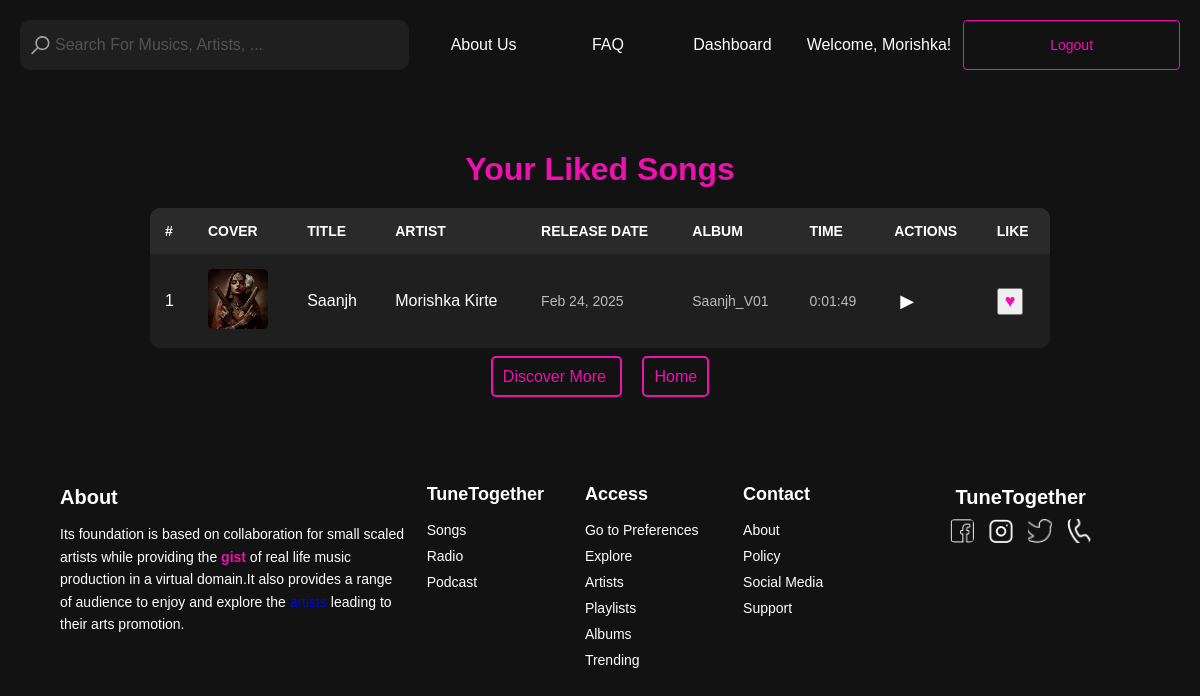
Before: /liked_songs/ (signed in) with the older database file.
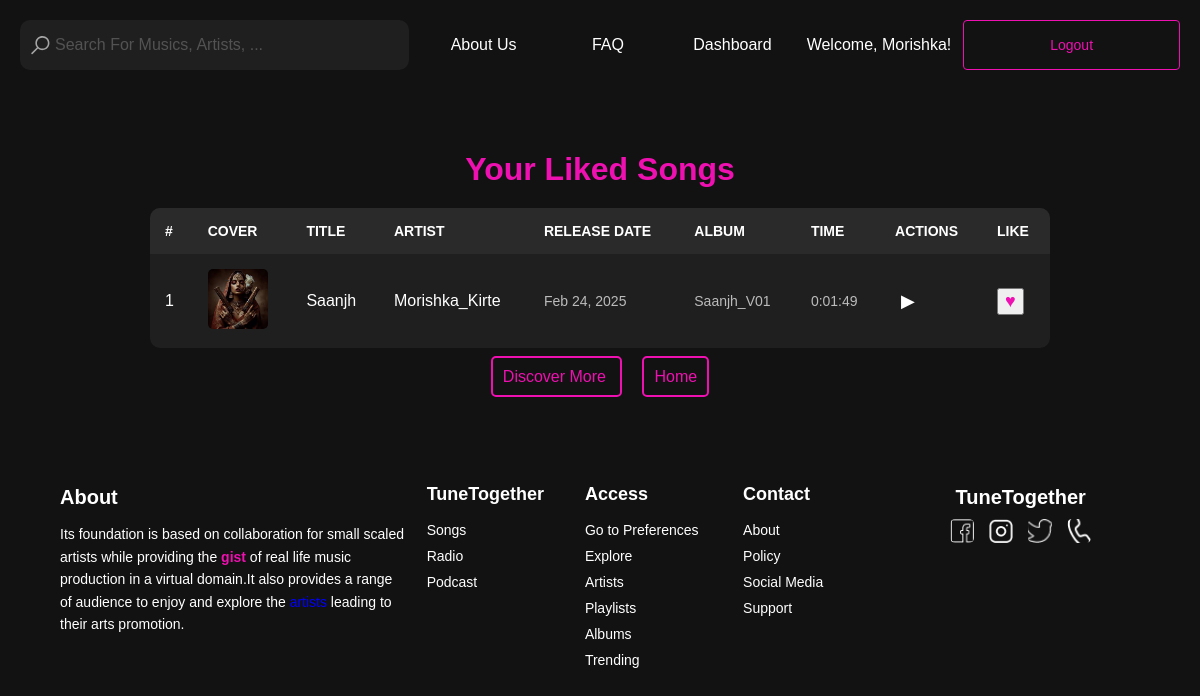
After: the same page with the newer database file.
### frontend/models.py (models this page shows, shortened)
class LikedSong(models.Model):
    user = models.ForeignKey(User, on_delete=models.CASCADE, related_name='liked_songs')
    track = models.ForeignKey(Track, on_delete=models.CASCADE, related_name='likes')
    liked_at = models.DateTimeField(auto_now_add=True)
    class Meta:
        unique_together = ('user', 'track')  # Prevent duplicate likes

class Track(models.Model):
    title = models.CharField(max_length=100)
    artist = models.CharField(max_length=100)
    release_date = models.DateField()
    album = models.ForeignKey(Album, related_name='songs', on_delete=models.CASCADE)  # Updated to ForeignKey
    duration = models.DurationField()
    cover_image = models.ImageField(upload_to="track_covers/", blank=True, null=True)
    audio_file = models.FileField(upload_to="audio_files/", blank=True, null=True)  # New field for audio files
    genre = models.ForeignKey(Genre, related_name='tracks',
                              on_delete=models.CASCADE)  # New field to associate tracks with genres
    play_count = models.PositiveIntegerField(default=0)
    created_at = models.DateTimeField(auto_now_add=True)
    user = models.ForeignKey(User, on_delete=models.CASCADE, null=True)

class Album(models.Model):
    title = models.CharField(max_length=255)
    artist = models.CharField(max_length=255)
    cover_image = models.ImageField(upload_to='album_covers/')
    release_date = models.DateField(null=True, blank=True)
    slug = models.SlugField(unique=True)
    def __str__(self):
        return self.title

### frontend/views.py (the view)
# urls.py: path('liked_songs/', liked_songs, name='liked_songs'),
def liked_songs(request):
    try:
        liked_songs = LikedSong.objects.filter(user=request.user).select_related('track')
    except Exception as e:
        print("Error Fetching Liked Songs:", e)
    return render(request, 'liked_songs.html',
                  {'liked_songs': liked_songs, 'is_authenticated': request.user.is_authenticated})

### frontend/templates/liked_songs.html (shortened to what this page needs)
{% load static %}
<!DOCTYPE html>
<html lang="en">
<head>
    <link rel="stylesheet" href="{% static 'css/header.css' %}" />
    <link rel="stylesheet" href="{% static 'css/footer.css' %}" />
</head>
<body>
    <div class="align">
        {% include "header.html" %}
    </div>
    <div class="container">
        <h1>Your Liked Songs</h1>
        <table>
            <thead>
                <tr>
                    <th>#</th>
                    <th>Cover</th>
                    <th>Title</th>
                    <th>Artist</th>
                    <th>Release Date</th>
                    <th>Album</th>
                    <th>Time</th>
                    <th>Actions</th>
                    <th>Like</th>
                </tr>
            </thead>
            <tbody>
                {% for liked_song in liked_songs %}
                <tr>
                    <td>{{ forloop.counter }}</td>
                    <td>
                        {% if liked_song.track.cover_image %}
                            <img src="{{ liked_song.track.cover_image.url }}" alt="{{ liked_song.track.title }} Cover">
                        {% else %}
                            <img src="{% static 'default_cover.jpg' %}" alt="Default Cover">
                        {% endif %}
                    </td>
                    <td>{{ liked_song.track.title }}</td>
                    <td>{{ liked_song.track.artist }}</td>
                    <td class="time">{{ liked_song.track.release_date|date:"M d, Y" }}</td>
                    <td class="album">{{ liked_song.track.album }}</td>
                    <td class="time">{{ liked_song.track.duration }}</td>
                    <td>
                        <button class="play-pause-btn" onclick="togglePlayPause({{ liked_song.track.id }})">
                            <span id="play-icon-{{ liked_song.track.id }}">▶</span>
                        </button>
                    </td>
                    <td>
                        <button class="like-icon" onclick="removeLikedSong({{ liked_song.track.id }}, this)">
                            &hearts;
                        </button>
                    </td>
                </tr>
                {% empty %}
                <tr>
                    <td colspan="9" style="text-align: center; color: #888;">No liked songs yet!</td>
                </tr>
                {% endfor %}
            </tbody>
        </table>
        <div class="navigation-links">
            <a href="{% url 'discover' %}">Discover More </a>
            <a href="{% url 'main' %}">Home </a>
        </div>
    </div>
    <div class="align">
        {% include "footer.html" %}
    </div>
</body>
</html>

Changed rows visible on the page:
changed through a linked row, LikedSong "Saanjh": track.artist "Morishka Kirte" → "Morishka_Kirte"
